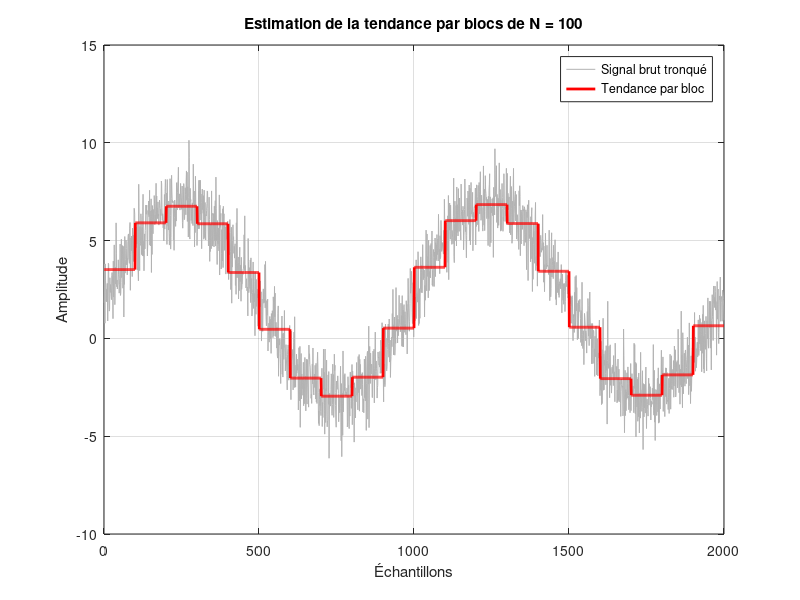

This chart was generated by the following MATLAB code:
% 2A décomposition du signal en bloc

M = 2000; % nombre d'échantillons
N = 100;  % Augmenté pour une meilleure visualisation de la tendance par bloc
m = 2;    % Moyenne non nulle pour mieux voir le signal
sigma_carre = 1;

L = floor(M/N);

% Génération du signal (Lissage/Modif pour avoir une tendance visible)
t = 1:M;
signal_utile = 5 * sin(2*pi*2*t/M); % Ajout d'une vraie tendance pour le test

bruit = sqrt(sigma_carre) * randn(1,M) + m;
x = signal_utile + bruit;

% pour avoir un multiple de N
x_tronque = x(1 : L*N);

% Séparation en blocs : chaque colonne est un bloc de N échantillons
bloc = reshape(x_tronque, N, L);

% Initialisation du vecteur de tendance globale
tendance = zeros(1, L*N);

% Estimation de la tendance (moyenne) pour chaque bloc
for i = 1:L 
    % Calcul de la moyenne du bloc i
    moyenne_bloc = mean(bloc(:, i)); 
    
    % Remplissage de la tendance globale pour les indices du bloc i
    indices = (i-1)*N + 1 : i*N;
    tendance(indices) = moyenne_bloc;
end

figure;
plot(x_tronque, 'Color', [0.7 0.7 0.7], 'DisplayName', 'Signal brut tronqué'); 
hold on;
plot(tendance, 'r', 'LineWidth', 2, 'DisplayName', 'Tendance par bloc');

% Esthétique du graphique
grid on;
title(sprintf('Estimation de la tendance par blocs de N = %d', N));
xlabel('Échantillons');
ylabel('Amplitude');
legend('Location', 'best');
